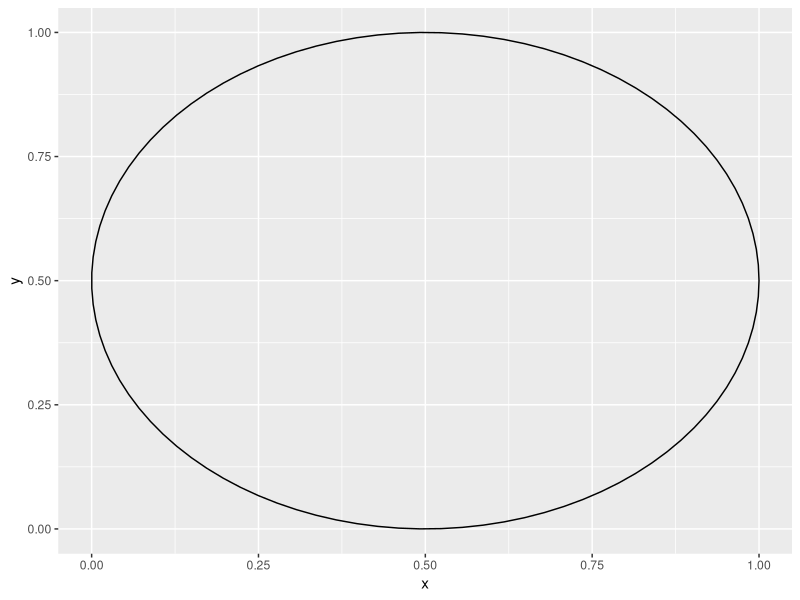

Here is the R script that generated this plot:
## ---- chunk 1
library(ggplot2) 

circleFun <- function(center = c(0,0),diameter = 1, npoints = 100){
    r = diameter / 2
    tt <- seq(0,2*pi,length.out = npoints)
    xx <- center[1] + r * cos(tt)
    yy <- center[2] + r * sin(tt)
    return(data.frame(x = xx, y = yy))
}

dat <- circleFun(c(.5,.5),1,npoints = 100)
pp <- ggplot(dat,aes(x,y)) + geom_path()+xlim(0,1)+ylim(0,1)
pp
## ---- chunk 2
r <- 0.5 #circle radius
C <- c(.5,.5) #Circle centre
N <- 10000 #N samples

#We sample x and y coordinates
x <- runif(N)
y <- runif(N)

#number of points inside circle
N_A <- sum( (x-C[1])^2 + (y-C[2])^2 <= r^2 )

#Probability of point in circle:
N_A/N
## ---- chunk 3
f <- \(x) exp(-x^2)
N <- 100000 #N samples

#We sample x and y coordinates
x <- runif(N)

#number of points inside circle
Q_N <- mean(f(x))

Q_N
## ---- chunk 4
f <- \(x) exp(-x^2)
N <- 100000 #N samples

#We sample x and y coordinates
x <- runif(N)

#number of points inside circle
Q_N <- mean(f(x))

#Note R uses unbiases var estimate
vf <- var(f(x))


#Estimate var
v <- vf / N 

#Confidence interval .95
lb <- Q_N - sqrt(v)*qnorm(0.95)
ub <- Q_N + sqrt(v)*qnorm(0.95)

print(lb)
print(Q_N)
print(ub) 
## ---- chunk 5
sqrt(pi)*(pnorm(sqrt(2))-pnorm(0))
